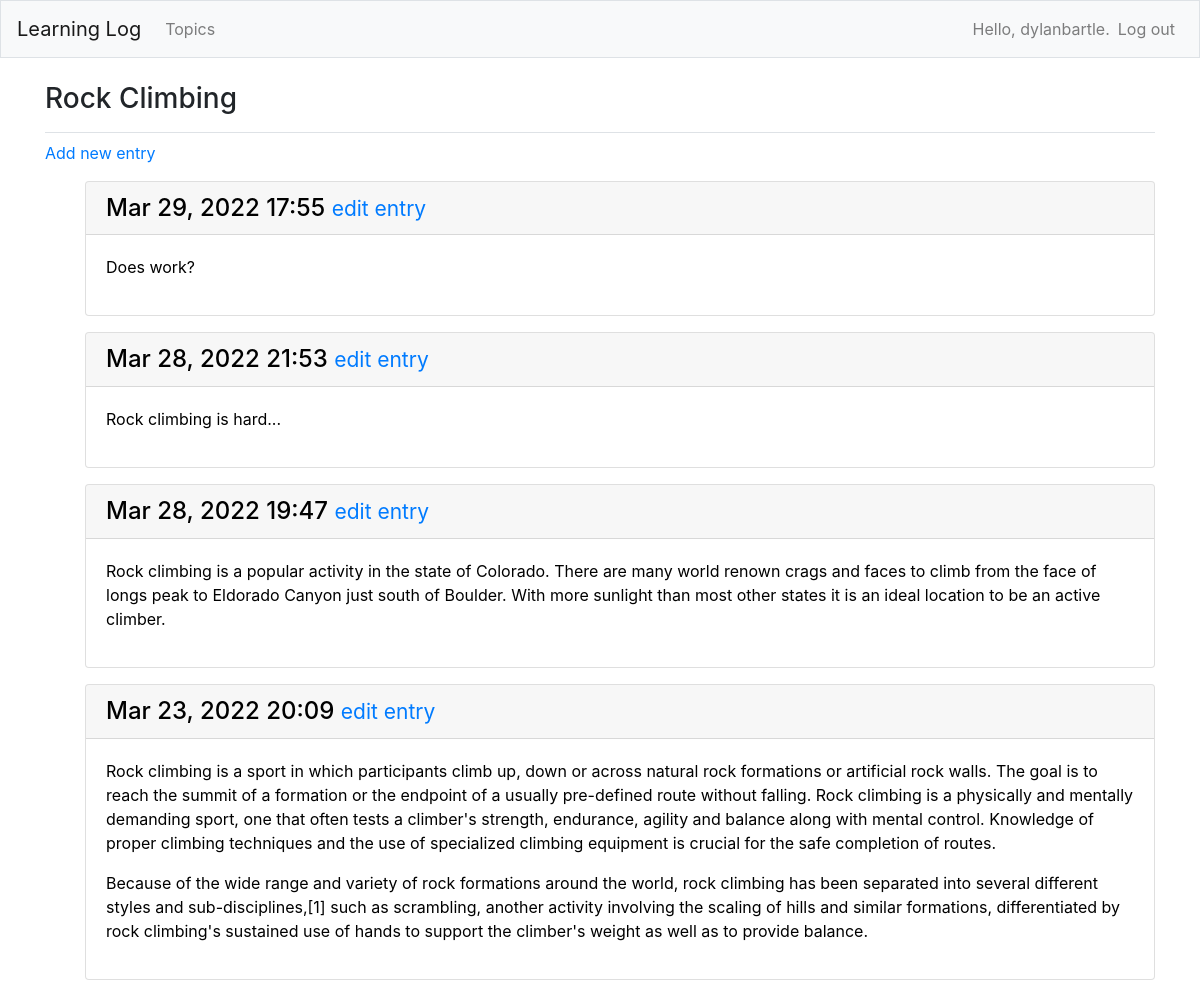
The page /topics/1/ (signed in) on the database its author committed.
### learning_logs/models.py (models this page shows, shortened)
class Topic(models.Model):
    text = models.CharField(max_length=200)
    date_added = models.DateTimeField(auto_now_add=True)
    owner = models.ForeignKey(User, on_delete=models.CASCADE)
    def __str__(self):
        return self.text

class Entry(models.Model):
    topic = models.ForeignKey("Topic", on_delete=models.CASCADE)
    text = models.TextField()
    date_added = models.DateTimeField(auto_now_add=True)
    class Meta:
        verbose_name_plural = 'entries'

### learning_logs/views.py (the view)
# urls.py: path('topics/<int:topic_id>/', views.topic, name='topic'),
@login_required
def topic(request, topic_id):
    topic = Topic.objects.get(id=topic_id)
    if topic.owner != request.user:
        raise Http404
    entries = topic.entry_set.order_by('-date_added')
    context = {'topic': topic, 'entries': entries}
    return render(request, 'learning_logs/topic.html', context)

### learning_logs/templates/learning_logs/topic.html
{% extends 'learning_logs/base.html' %}
{% block page_header %}
  <h3>{{ topic }}</h3>
{% endblock page_header %}
{% block content %}
  <p>
    <a href="{% url 'learning_logs:new_entry' topic.id %}">Add new entry</a>
  </p>
  <ul>
  {% for entry in entries %}
    <div class="card mb-3">
      <h4 class="card-header">
        {{ entry.date_added|date:'M d, Y H:i' }}
        <small><a href="{% url 'learning_logs:edit_entry' entry.id %}">
            edit entry</a></small>
      </h4>
      <div class="card-body">
        {{ entry.text|linebreaks }}
      </div>
    </div>
  {% empty %}
    <p>There are no entries for this topic yet.</p>
  {% endfor %}
{% endblock content %}

### learning_logs/templates/learning_logs/base.html (shortened to what this page needs)
{% load static %}
{% load bootstrap4 %}
<!doctype html>
<html lang="en">
<head>
  <link rel="stylesheet"  href="{%  static  'css/style.css'  %}">
  {% bootstrap_css %}
</head>
<body>
  <nav class="navbar navbar-expand-md navbar-light bg-light mb-4 border">
    <a class="navbar-brand" href="{% url 'learning_logs:index'%}">
        Learning Log</a>
    <div class="collapse navbar-collapse" id="navbarCollapse">
      <ul class="navbar-nav mr-auto">
        <li class="nav-item">
          <a class="nav-link" href="{% url 'learning_logs:topics'%}">
              Topics</a></li>
      </ul>
      <ul class="navbar-nav ml-auto">
        {% if user.is_authenticated %}
          <li class="nav-item">
            <span class="navbar-text"}">Hello, {{ user.username }}.</span>
          </li>
          <li class="nav-item">
            <a class="nav-link" href="{% url 'users:logout' %}">Log out</a>
          </li>
        {% else %}
          <li class="nav-item">
            <a class="nav-link" href="{% url 'users:register' %}">Register</a>
          </li>
          <li class="nav-item">
            <a class="nav-link" href="{% url 'users:login' %}">Log in</a></li>
        {% endif %}
      </ul>
    </div>
  </nav>
  <main role="main" class="container">
    <div class="pb-2 mb-2 border-bottom">
      {% block page_header %}{% endblock page_header %}
    </div>
    <div>
      {% block content %}{% endblock content %}
    </div>
  </main>
</body>
</html>

### learning_logs/static/CSS/style.css (style rules this page uses)
body { color: red; }
ul { color: black; }

### rows shown on the page
Topic: text "Rock Climbing"
Entry: date_added "Mar 29, 2022 17:55", text "Does work?"
Entry: date_added "Mar 28, 2022 21:53", text "Rock climbing is hard..."
Entry: date_added "Mar 28, 2022 19:47", text "Rock climbing is a popular activity in the state of Colorado. There are many world renown crags and faces to climb from the face of longs peak to Eldorado Canyon just south of Boulder. With more sunlight than most other states it is an ideal location to be an active climber."
Entry: date_added "Mar 23, 2022 20:09", text "Rock climbing is a sport in which participants climb up, down or across natural rock formations or artificial rock walls. The goal is to reach the summit of a formation or the endpoint of a usually pre-defined route without falling. Rock climbing is a physically and mentally demanding sport, one that often tests a climber's strength, endurance, agility and balance along with mental control. Knowledge of proper climbing techniques and the use of specialized climbing equipment is crucial for the safe completion of routes. Because of the wide range and variety of rock formations around the world, rock climbing has been separated into several different styles and sub-disciplines,[1] such as…"

### other values the page prints
{{ user.username }} "dylanbartle"
